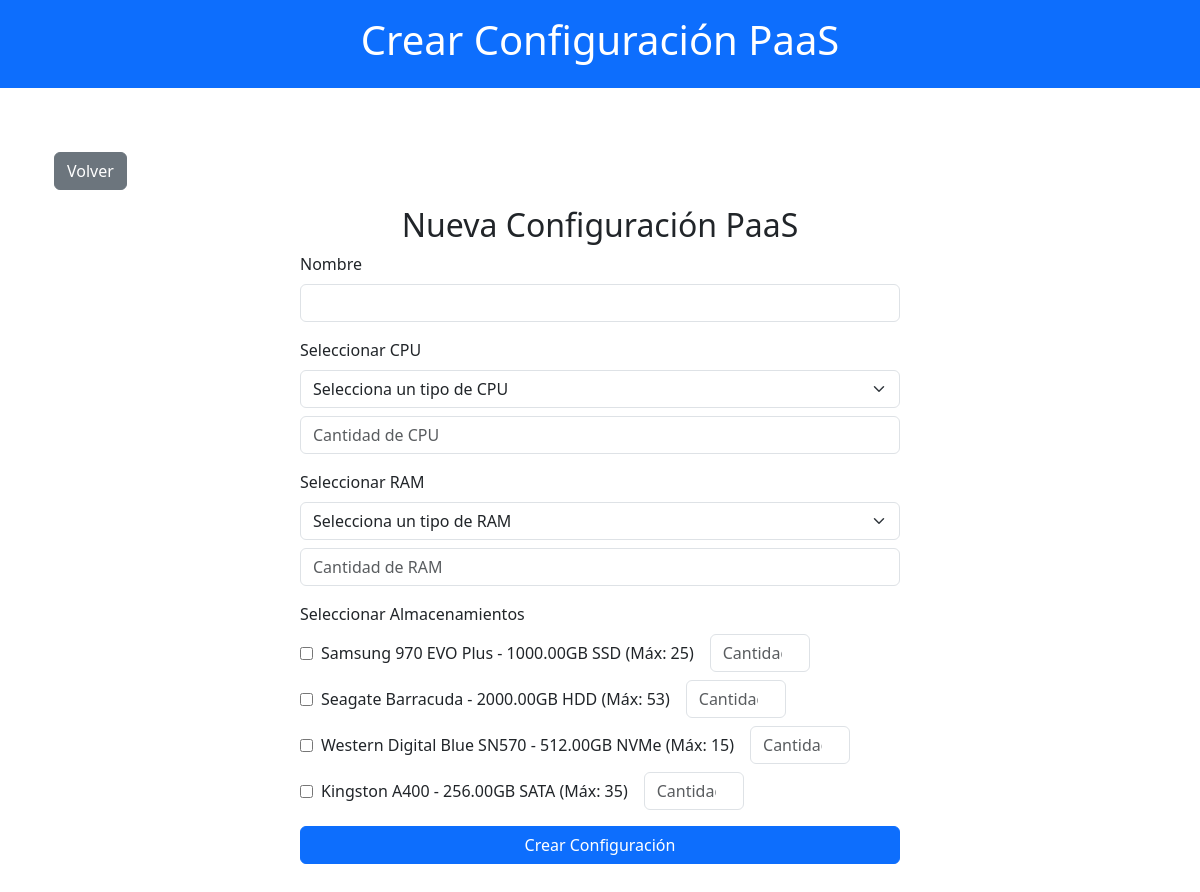
Before: /trabajador/modificar_lista_paas/crear_paas.php (signed in) with the older database file.
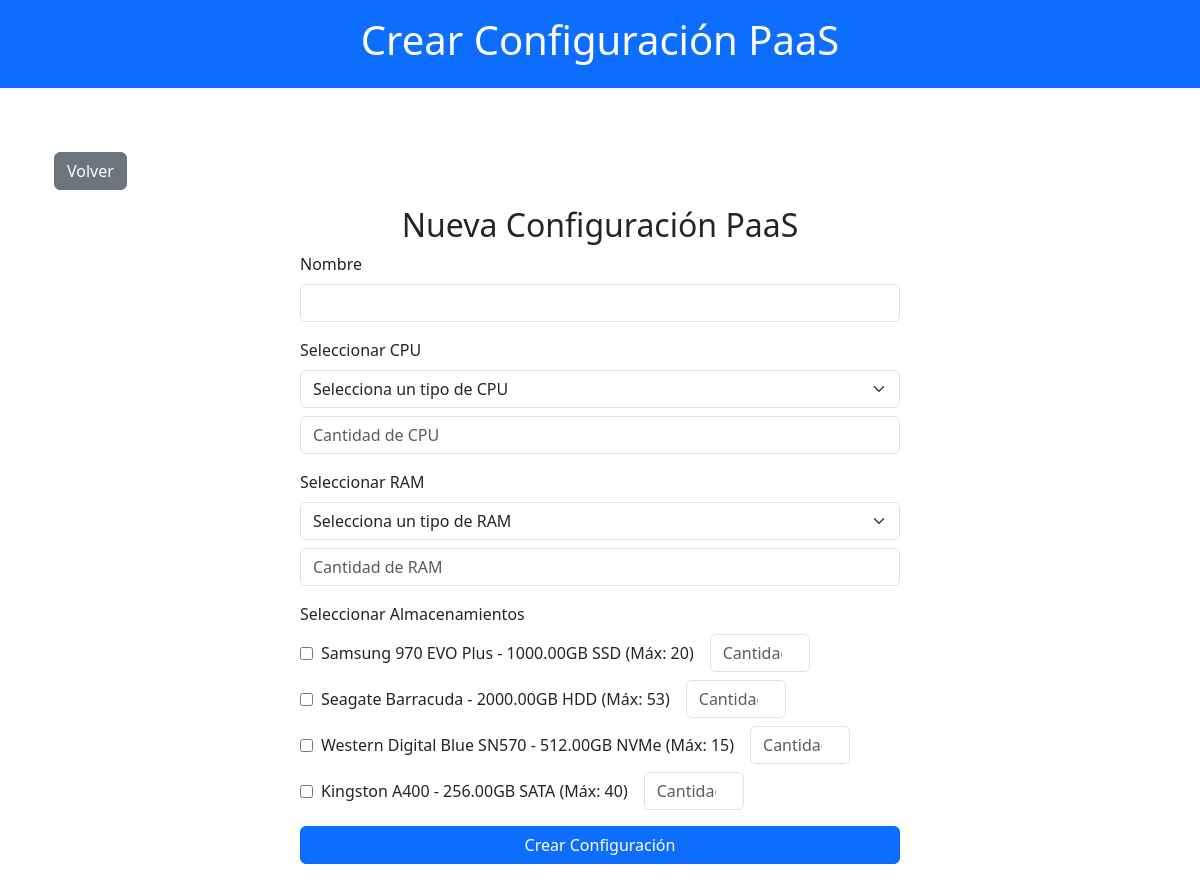
After: the same page with the newer database file.
### tables this page shows
CREATE TABLE `almacenamiento` (
  `idAlmacenamiento` int(11) NOT NULL,
  `Nombre` varchar(100) NOT NULL,
  `Tipo` varchar(50) NOT NULL,
  `VelocidadLectura` decimal(10,2) NOT NULL,
  `VelocidadEscritura` decimal(10,2) NOT NULL,
  `Capacidad` decimal(10,2) NOT NULL,
  `PrecioH` decimal(10,2) NOT NULL,
  `Cantidad` int(11) NOT NULL
);

### public/trabajador/modificar_lista_paas/crear_paas.php (the view, shortened to what this page needs)
<?php
include '../../../includes/db_connect.php';
$almacenamientos = $conn->query("SELECT * FROM almacenamiento WHERE Cantidad > 0");
?>
<!DOCTYPE html>
<html lang="es">
<head>
    <link href="https://cdn.jsdelivr.net/npm/bootstrap@5.3.0/dist/css/bootstrap.min.css" rel="stylesheet">
    <link href="../../css/estilos.css" rel="stylesheet">
</head>
<body>
    <header class="bg-primary text-white text-center py-3">
        <h1>Crear Configuración PaaS</h1>
    </header>
    <main class="container my-5">
        <div class="container my-3">
            <a href="modificar_paas.php" class="btn btn-secondary">Volver</a>
        </div>
        <h2 class="text-center">Nueva Configuración PaaS</h2>
        <form method="POST" action="crear_paas.php" class="mx-auto" style="max-width: 600px;">
            <div class="mb-3">
                <label for="nombre" class="form-label">Nombre</label>
                <input type="text" class="form-control" id="nombre" name="nombre" required>
            </div>
            <div class="mb-3">
                <label for="idCPU" class="form-label">Seleccionar CPU</label>
                <select class="form-select" id="idCPU" name="idCPU" required>
                    <option value="" data-max="0">Selecciona un tipo de CPU</option>
                </select>
                <input type="number" class="form-control mt-2" id="cantidadCPU" name="cantidad_cpu" min="1" placeholder="Cantidad de CPU" required>
            </div>
            <div class="mb-3">
                <label for="idRAM" class="form-label">Seleccionar RAM</label>
                <select class="form-select" id="idRAM" name="idRAM" required>
                    <option value="" data-max="0">Selecciona un tipo de RAM</option>
                </select>
                <input type="number" class="form-control mt-2" id="cantidadRAM" name="cantidad_ram" min="1" placeholder="Cantidad de RAM" required>
            </div>
            <div class="mb-3">
                <label class="form-label">Seleccionar Almacenamientos</label>
                <?php while ($row = $almacenamientos->fetch_assoc()): ?>
                    <div class="d-flex align-items-center mb-2">
                        <input type="checkbox" name="almacenamientos[]" value="<?php echo $row['idAlmacenamiento']; ?>">
                        <span class="ms-2"><?php echo htmlspecialchars($row['Nombre'] . ' - ' . $row['Capacidad'] . 'GB ' . $row['Tipo'] . ' (Máx: ' . $row['Cantidad'] . ')'); ?></span>
                        <input type="number"
                               name="cantidad_almacenamiento_<?php echo $row['idAlmacenamiento']; ?>"
                               min="1"
                               max="<?php echo $row['Cantidad']; ?>"
                               class="form-control ms-3"
                               style="max-width: 100px;"
                               placeholder="Cantidad">
                    </div>
                <?php endwhile; ?>
            </div>
            <button type="submit" class="btn btn-primary w-100">Crear Configuración</button>
        </form>
    </main>
</body>
</html>

Changed rows visible on the page:
changed almacenamiento: Nombre+Capacidad+Tipo "Samsung 970 EVO Plus - 1000.00GB SSD (Máx: 25)" → "Samsung 970 EVO Plus - 1000.00GB SSD (Máx: 20)"
changed almacenamiento: Nombre+Capacidad+Tipo "Kingston A400 - 256.00GB SATA (Máx: 35)" → "Kingston A400 - 256.00GB SATA (Máx: 40)"
